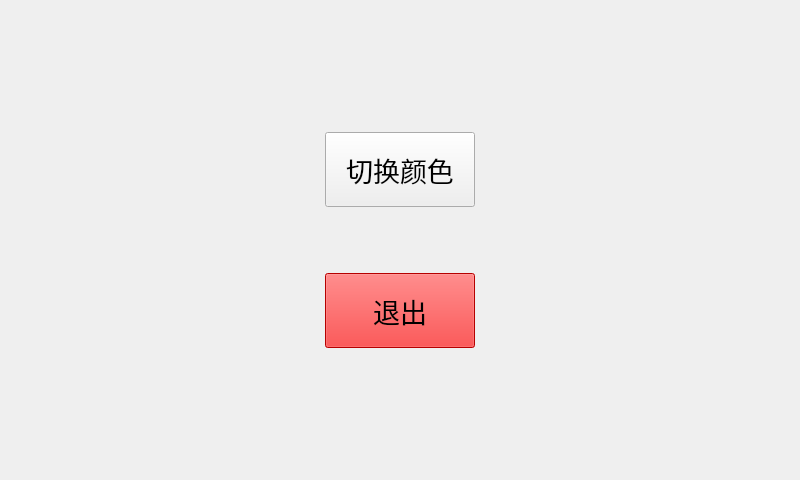
<?xml version="1.0" encoding="UTF-8"?>
<ui version="4.0">
 <class>ScreenTest</class>
 <widget class="QWidget" name="ScreenTest">
  <property name="geometry">
   <rect>
    <x>0</x>
    <y>0</y>
    <width>800</width>
    <height>480</height>
   </rect>
  </property>
  <property name="windowTitle">
   <string>Form</string>
  </property>
  <layout class="QGridLayout" name="gridLayout_2" rowstretch="2,2,1,2,2">
   <item row="1" column="1">
    <widget class="QPushButton" name="pushButton1">
     <property name="minimumSize">
      <size>
       <width>150</width>
       <height>75</height>
      </size>
     </property>
     <property name="font">
      <font>
       <pointsize>20</pointsize>
      </font>
     </property>
     <property name="text">
      <string>切换颜色</string>
     </property>
    </widget>
   </item>
   <item row="1" column="2">
    <spacer name="horizontalSpacer_2">
     <property name="orientation">
      <enum>Qt::Horizontal</enum>
     </property>
     <property name="sizeHint" stdset="0">
      <size>
       <width>40</width>
       <height>20</height>
      </size>
     </property>
    </spacer>
   </item>
   <item row="3" column="0">
    <spacer name="horizontalSpacer_3">
     <property name="orientation">
      <enum>Qt::Horizontal</enum>
     </property>
     <property name="sizeHint" stdset="0">
      <size>
       <width>40</width>
       <height>20</height>
      </size>
     </property>
    </spacer>
   </item>
   <item row="2" column="1">
    <spacer name="verticalSpacer">
     <property name="orientation">
      <enum>Qt::Vertical</enum>
     </property>
     <property name="sizeHint" stdset="0">
      <size>
       <width>20</width>
       <height>40</height>
      </size>
     </property>
    </spacer>
   </item>
   <item row="3" column="2">
    <spacer name="horizontalSpacer_4">
     <property name="orientation">
      <enum>Qt::Horizontal</enum>
     </property>
     <property name="sizeHint" stdset="0">
      <size>
       <width>40</width>
       <height>20</height>
      </size>
     </property>
    </spacer>
   </item>
   <item row="1" column="0">
    <spacer name="horizontalSpacer">
     <property name="orientation">
      <enum>Qt::Horizontal</enum>
     </property>
     <property name="sizeHint" stdset="0">
      <size>
       <width>40</width>
       <height>20</height>
      </size>
     </property>
    </spacer>
   </item>
   <item row="3" column="1">
    <widget class="QPushButton" name="pushButton2">
     <property name="minimumSize">
      <size>
       <width>150</width>
       <height>75</height>
      </size>
     </property>
     <property name="font">
      <font>
       <pointsize>20</pointsize>
      </font>
     </property>
     <property name="styleSheet">
      <string notr="true">background-color: rgb(255, 0, 0);</string>
     </property>
     <property name="text">
      <string>退出</string>
     </property>
    </widget>
   </item>
   <item row="0" column="1">
    <spacer name="verticalSpacer_2">
     <property name="orientation">
      <enum>Qt::Vertical</enum>
     </property>
     <property name="sizeHint" stdset="0">
      <size>
       <width>20</width>
       <height>40</height>
      </size>
     </property>
    </spacer>
   </item>
   <item row="4" column="1">
    <spacer name="verticalSpacer_3">
     <property name="orientation">
      <enum>Qt::Vertical</enum>
     </property>
     <property name="sizeHint" stdset="0">
      <size>
       <width>20</width>
       <height>40</height>
      </size>
     </property>
    </spacer>
   </item>
  </layout>
 </widget>
 <resources/>
 <connections/>
</ui>
